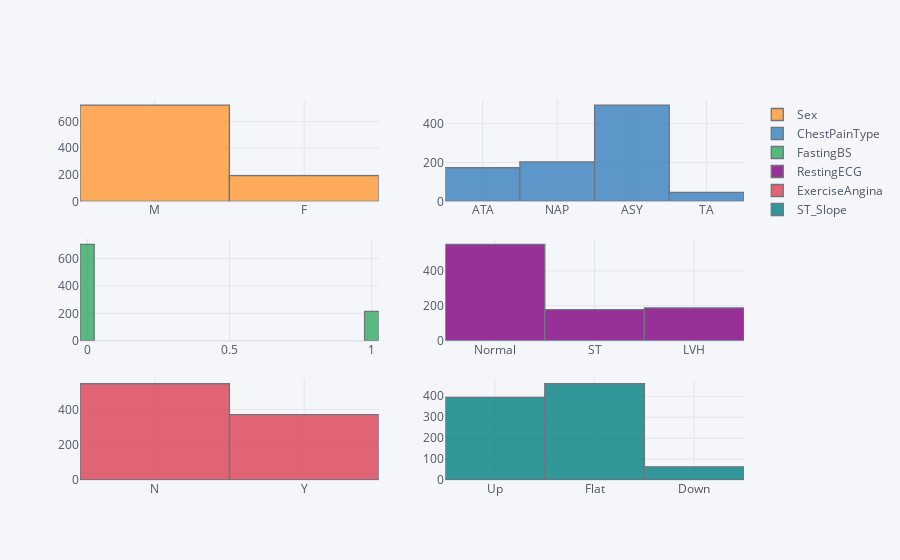

Notebook source saved alongside this figure:
### Code cell
heart_disease[categorical_features].iplot(kind='histogram',subplots=True,bins=50)

### Figure 1 — Plotly figure (JSON) as saved in the notebook; plotly's stock layout.template omitted (floating-point values rounded to 4 significant figures; data arrays with more than 128 entries replaced by an {"elided": "..."} marker saying what was removed)
{"data": [{"histfunc": "count", "histnorm": "", "marker": {"color": "rgba(255, 153, 51, 1.0)", "line": {"color": "#4D5663", "width": 1.3}}, "name": "Sex", "nbinsx": 50, "opacity": 0.8, "orientation": "v", "type": "histogram", "x": {"elided": "918 str values"}, "xaxis": "x", "yaxis": "y"}, {"histfunc": "count", "histnorm": "", "marker": {"color": "rgba(55, 128, 191, 1.0)", "line": {"color": "#4D5663", "width": 1.3}}, "name": "ChestPainType", "nbinsx": 50, "opacity": 0.8, "orientation": "v", "type": "histogram", "x": {"elided": "918 str values"}, "xaxis": "x2", "yaxis": "y2"}, {"histfunc": "count", "histnorm": "", "marker": {"color": "rgba(50, 171, 96, 1.0)", "line": {"color": "#4D5663", "width": 1.3}}, "name": "FastingBS", "nbinsx": 50, "opacity": 0.8, "orientation": "v", "type": "histogram", "x": {"elided": "918 int values"}, "xaxis": "x3", "yaxis": "y3"}, {"histfunc": "count", "histnorm": "", "marker": {"color": "rgba(128, 0, 128, 1.0)", "line": {"color": "#4D5663", "width": 1.3}}, "name": "RestingECG", "nbinsx": 50, "opacity": 0.8, "orientation": "v", "type": "histogram", "x": {"elided": "918 str values"}, "xaxis": "x4", "yaxis": "y4"}, {"histfunc": "count", "histnorm": "", "marker": {"color": "rgba(219, 64, 82, 1.0)", "line": {"color": "#4D5663", "width": 1.3}}, "name": "ExerciseAngina", "nbinsx": 50, "opacity": 0.8, "orientation": "v", "type": "histogram", "x": {"elided": "918 str values"}, "xaxis": "x5", "yaxis": "y5"}, {"histfunc": "count", "histnorm": "", "marker": {"color": "rgba(0, 128, 128, 1.0)", "line": {"color": "#4D5663", "width": 1.3}}, "name": "ST_Slope", "nbinsx": 50, "opacity": 0.8, "orientation": "v", "type": "histogram", "x": {"elided": "918 str values"}, "xaxis": "x6", "yaxis": "y6"}], "layout": {"barmode": "overlay", "legend": {"bgcolor": "#F5F6F9", "font": {"color": "#4D5663"}}, "paper_bgcolor": "#F5F6F9", "plot_bgcolor": "#F5F6F9", "title": {"font": {"color": "#4D5663"}}, "xaxis": {"anchor": "y", "domain": [0, 0.45], "gridcolor": "#E1E5ED", "showgrid": true, "tickfont": {"color": "#4D5663"}, "title": {"font": {"color": "#4D5663"}, "text": ""}, "zerolinecolor": "#E1E5ED"}, "xaxis2": {"anchor": "y2", "domain": [0.55, 1], "gridcolor": "#E1E5ED", "showgrid": true, "tickfont": {"color": "#4D5663"}, "title": {"font": {"color": "#4D5663"}, "text": ""}, "zerolinecolor": "#E1E5ED"}, "xaxis3": {"anchor": "y3", "domain": [0, 0.45], "gridcolor": "#E1E5ED", "showgrid": true, "tickfont": {"color": "#4D5663"}, "title": {"font": {"color": "#4D5663"}, "text": ""}, "zerolinecolor": "#E1E5ED"}, "xaxis4": {"anchor": "y4", "domain": [0.55, 1], "gridcolor": "#E1E5ED", "showgrid": true, "tickfont": {"color": "#4D5663"}, "title": {"font": {"color": "#4D5663"}, "text": ""}, "zerolinecolor": "#E1E5ED"}, "xaxis5": {"anchor": "y5", "domain": [0, 0.45], "gridcolor": "#E1E5ED", "showgrid": true, "tickfont": {"color": "#4D5663"}, "title": {"font": {"color": "#4D5663"}, "text": ""}, "zerolinecolor": "#E1E5ED"}, "xaxis6": {"anchor": "y6", "domain": [0.55, 1], "gridcolor": "#E1E5ED", "showgrid": true, "tickfont": {"color": "#4D5663"}, "title": {"font": {"color": "#4D5663"}, "text": ""}, "zerolinecolor": "#E1E5ED"}, "yaxis": {"anchor": "x", "domain": [0.7333, 1], "gridcolor": "#E1E5ED", "showgrid": true, "tickfont": {"color": "#4D5663"}, "title": {"font": {"color": "#4D5663"}, "text": ""}, "zerolinecolor": "#E1E5ED"}, "yaxis2": {"anchor": "x2", "domain": [0.7333, 1], "gridcolor": "#E1E5ED", "showgrid": true, "tickfont": {"color": "#4D5663"}, "title": {"font": {"color": "#4D5663"}, "text": ""}, "zerolinecolor": "#E1E5ED"}, "yaxis3": {"anchor": "x3", "domain": [0.3667, 0.6333], "gridcolor": "#E1E5ED", "showgrid": true, "tickfont": {"color": "#4D5663"}, "title": {"font": {"color": "#4D5663"}, "text": ""}, "zerolinecolor": "#E1E5ED"}, "yaxis4": {"anchor": "x4", "domain": [0.3667, 0.6333], "gridcolor": "#E1E5ED", "showgrid": true, "tickfont": {"color": "#4D5663"}, "title": {"font": {"color": "#4D5663"}, "text": ""}, "zerolinecolor": "#E1E5ED"}, "yaxis5": {"anchor": "x5", "domain": [0, 0.2667], "gridcolor": "#E1E5ED", "showgrid": true, "tickfont": {"color": "#4D5663"}, "title": {"font": {"color": "#4D5663"}, "text": ""}, "zerolinecolor": "#E1E5ED"}, "yaxis6": {"anchor": "x6", "domain": [0, 0.2667], "gridcolor": "#E1E5ED", "showgrid": true, "tickfont": {"color": "#4D5663"}, "title": {"font": {"color": "#4D5663"}, "text": ""}, "zerolinecolor": "#E1E5ED"}}}
